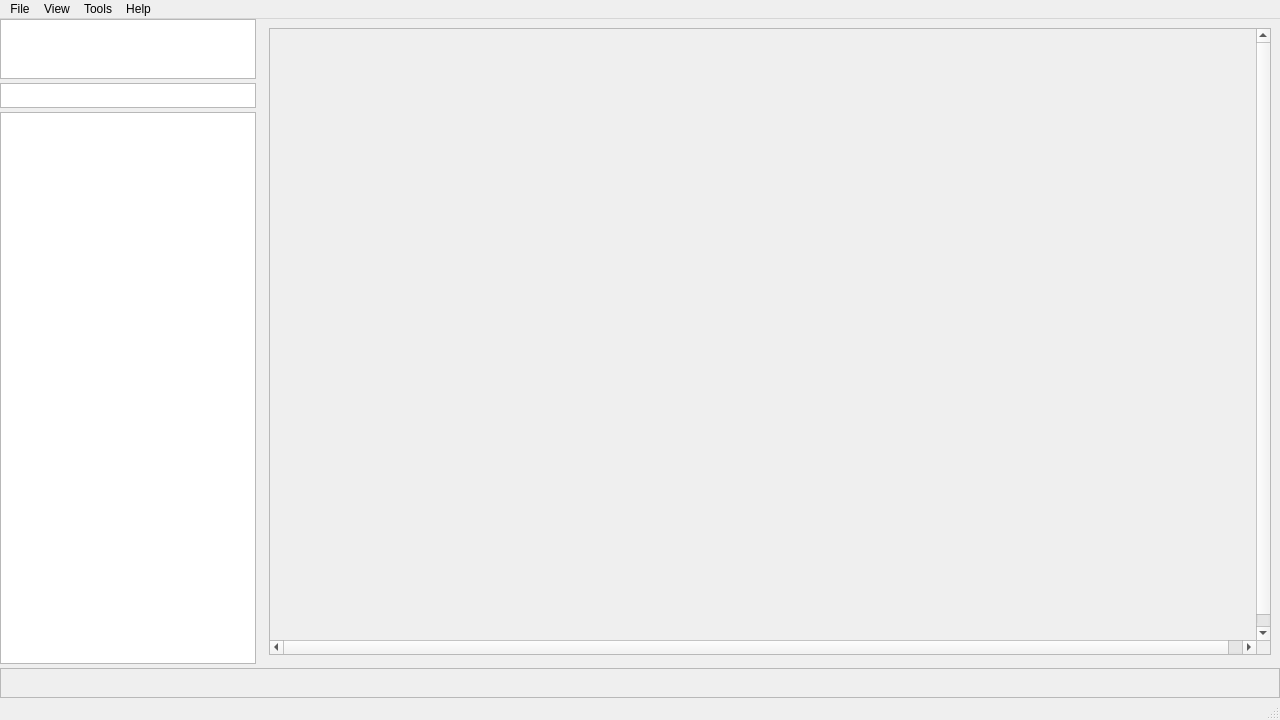
<?xml version="1.0" encoding="UTF-8"?>
<ui version="4.0">
 <class>MainWindow</class>
 <widget class="QMainWindow" name="MainWindow">
  <property name="windowModality">
   <enum>Qt::NonModal</enum>
  </property>
  <property name="geometry">
   <rect>
    <x>0</x>
    <y>0</y>
    <width>1280</width>
    <height>720</height>
   </rect>
  </property>
  <property name="windowTitle">
   <string>Hydrus95</string>
  </property>
  <property name="styleSheet">
   <string notr="true"/>
  </property>
  <widget class="QWidget" name="centralwidget">
   <property name="sizePolicy">
    <sizepolicy hsizetype="Expanding" vsizetype="Expanding">
     <horstretch>0</horstretch>
     <verstretch>0</verstretch>
    </sizepolicy>
   </property>
   <property name="styleSheet">
    <string notr="true"/>
   </property>
   <layout class="QGridLayout" name="gridLayout">
    <property name="leftMargin">
     <number>0</number>
    </property>
    <property name="topMargin">
     <number>0</number>
    </property>
    <property name="rightMargin">
     <number>0</number>
    </property>
    <property name="bottomMargin">
     <number>0</number>
    </property>
    <property name="spacing">
     <number>4</number>
    </property>
    <item row="0" column="0">
     <widget class="QGraphicsView" name="graphicsView_2">
      <property name="sizePolicy">
       <sizepolicy hsizetype="Minimum" vsizetype="Expanding">
        <horstretch>0</horstretch>
        <verstretch>0</verstretch>
       </sizepolicy>
      </property>
      <property name="minimumSize">
       <size>
        <width>150</width>
        <height>0</height>
       </size>
      </property>
      <property name="maximumSize">
       <size>
        <width>16777215</width>
        <height>60</height>
       </size>
      </property>
     </widget>
    </item>
    <item row="3" column="0" colspan="2">
     <widget class="QFrame" name="frame">
      <property name="minimumSize">
       <size>
        <width>0</width>
        <height>30</height>
       </size>
      </property>
      <property name="frameShape">
       <enum>QFrame::StyledPanel</enum>
      </property>
      <property name="frameShadow">
       <enum>QFrame::Raised</enum>
      </property>
     </widget>
    </item>
    <item row="1" column="0">
     <widget class="QTextEdit" name="textEdit">
      <property name="sizePolicy">
       <sizepolicy hsizetype="Minimum" vsizetype="Expanding">
        <horstretch>0</horstretch>
        <verstretch>0</verstretch>
       </sizepolicy>
      </property>
      <property name="maximumSize">
       <size>
        <width>16777215</width>
        <height>25</height>
       </size>
      </property>
      <property name="verticalScrollBarPolicy">
       <enum>Qt::ScrollBarAlwaysOff</enum>
      </property>
     </widget>
    </item>
    <item row="0" column="1" rowspan="3">
     <widget class="QStackedWidget" name="stackedWidget">
      <widget class="QWidget" name="CoverView">
       <layout class="QGridLayout" name="gridLayout_3">
        <item row="0" column="1">
         <widget class="QScrollArea" name="scrollArea">
          <property name="verticalScrollBarPolicy">
           <enum>Qt::ScrollBarAlwaysOn</enum>
          </property>
          <property name="sizeAdjustPolicy">
           <enum>QAbstractScrollArea::AdjustToContents</enum>
          </property>
          <property name="widgetResizable">
           <bool>true</bool>
          </property>
          <widget class="QWidget" name="scrollAreaWidgetContents">
           <property name="geometry">
            <rect>
             <x>0</x>
             <y>0</y>
             <width>1000</width>
             <height>623</height>
            </rect>
           </property>
           <property name="minimumSize">
            <size>
             <width>1000</width>
             <height>623</height>
            </size>
           </property>
           <layout class="QHBoxLayout" name="horizontalLayout_2">
            <property name="leftMargin">
             <number>0</number>
            </property>
            <property name="topMargin">
             <number>0</number>
            </property>
            <property name="rightMargin">
             <number>0</number>
            </property>
            <property name="bottomMargin">
             <number>0</number>
            </property>
            <item>
             <layout class="QHBoxLayout" name="cvLayout"/>
            </item>
           </layout>
          </widget>
         </widget>
        </item>
       </layout>
      </widget>
      <widget class="QWidget" name="BannerView">
       <layout class="QHBoxLayout" name="horizontalLayout">
        <item>
         <layout class="QGridLayout" name="bvLayout"/>
        </item>
       </layout>
      </widget>
      <widget class="QWidget" name="GameView">
       <layout class="QGridLayout" name="gridLayout_5"/>
      </widget>
     </widget>
    </item>
    <item row="2" column="0">
     <widget class="QListWidget" name="lwGames">
      <property name="sizePolicy">
       <sizepolicy hsizetype="Minimum" vsizetype="Expanding">
        <horstretch>0</horstretch>
        <verstretch>0</verstretch>
       </sizepolicy>
      </property>
      <property name="minimumSize">
       <size>
        <width>200</width>
        <height>0</height>
       </size>
      </property>
     </widget>
    </item>
   </layout>
  </widget>
  <widget class="QMenuBar" name="menubar">
   <property name="geometry">
    <rect>
     <x>0</x>
     <y>0</y>
     <width>1280</width>
     <height>22</height>
    </rect>
   </property>
   <property name="autoFillBackground">
    <bool>false</bool>
   </property>
   <property name="styleSheet">
    <string notr="true"/>
   </property>
   <widget class="QMenu" name="menuFile">
    <property name="styleSheet">
     <string notr="true"/>
    </property>
    <property name="title">
     <string>File</string>
    </property>
    <addaction name="actionExit"/>
   </widget>
   <widget class="QMenu" name="menuView">
    <property name="title">
     <string>View</string>
    </property>
    <addaction name="actionList_View"/>
    <addaction name="actionBanner_View"/>
    <addaction name="actionCover_View"/>
    <addaction name="separator"/>
    <addaction name="actionArrange_By"/>
   </widget>
   <widget class="QMenu" name="menuGames">
    <property name="title">
     <string>Tools</string>
    </property>
    <addaction name="actionImport"/>
    <addaction name="actionMange"/>
    <addaction name="actionDownload"/>
    <addaction name="actionOptions"/>
   </widget>
   <widget class="QMenu" name="menuHelp">
    <property name="title">
     <string>Help</string>
    </property>
   </widget>
   <addaction name="menuFile"/>
   <addaction name="menuView"/>
   <addaction name="menuGames"/>
   <addaction name="menuHelp"/>
  </widget>
  <widget class="QStatusBar" name="statusBar"/>
  <action name="actionImport">
   <property name="text">
    <string>Import</string>
   </property>
  </action>
  <action name="actionMange">
   <property name="text">
    <string>Mange</string>
   </property>
  </action>
  <action name="actionDownload">
   <property name="text">
    <string>Download</string>
   </property>
  </action>
  <action name="actionOptions">
   <property name="text">
    <string>Options</string>
   </property>
   <property name="shortcutContext">
    <enum>Qt::WidgetShortcut</enum>
   </property>
  </action>
  <action name="actionExit">
   <property name="text">
    <string>Exit</string>
   </property>
  </action>
  <action name="actionList_View">
   <property name="text">
    <string>List View</string>
   </property>
  </action>
  <action name="actionBanner_View">
   <property name="text">
    <string>Banner View</string>
   </property>
  </action>
  <action name="actionCover_View">
   <property name="text">
    <string>Cover View</string>
   </property>
  </action>
  <action name="actionArrange_By">
   <property name="text">
    <string>Arrange By</string>
   </property>
  </action>
 </widget>
 <resources/>
 <connections/>
 <designerdata>
  <property name="gridDeltaX">
   <number>5</number>
  </property>
  <property name="gridDeltaY">
   <number>5</number>
  </property>
  <property name="gridSnapX">
   <bool>true</bool>
  </property>
  <property name="gridSnapY">
   <bool>true</bool>
  </property>
  <property name="gridVisible">
   <bool>true</bool>
  </property>
 </designerdata>
</ui>
